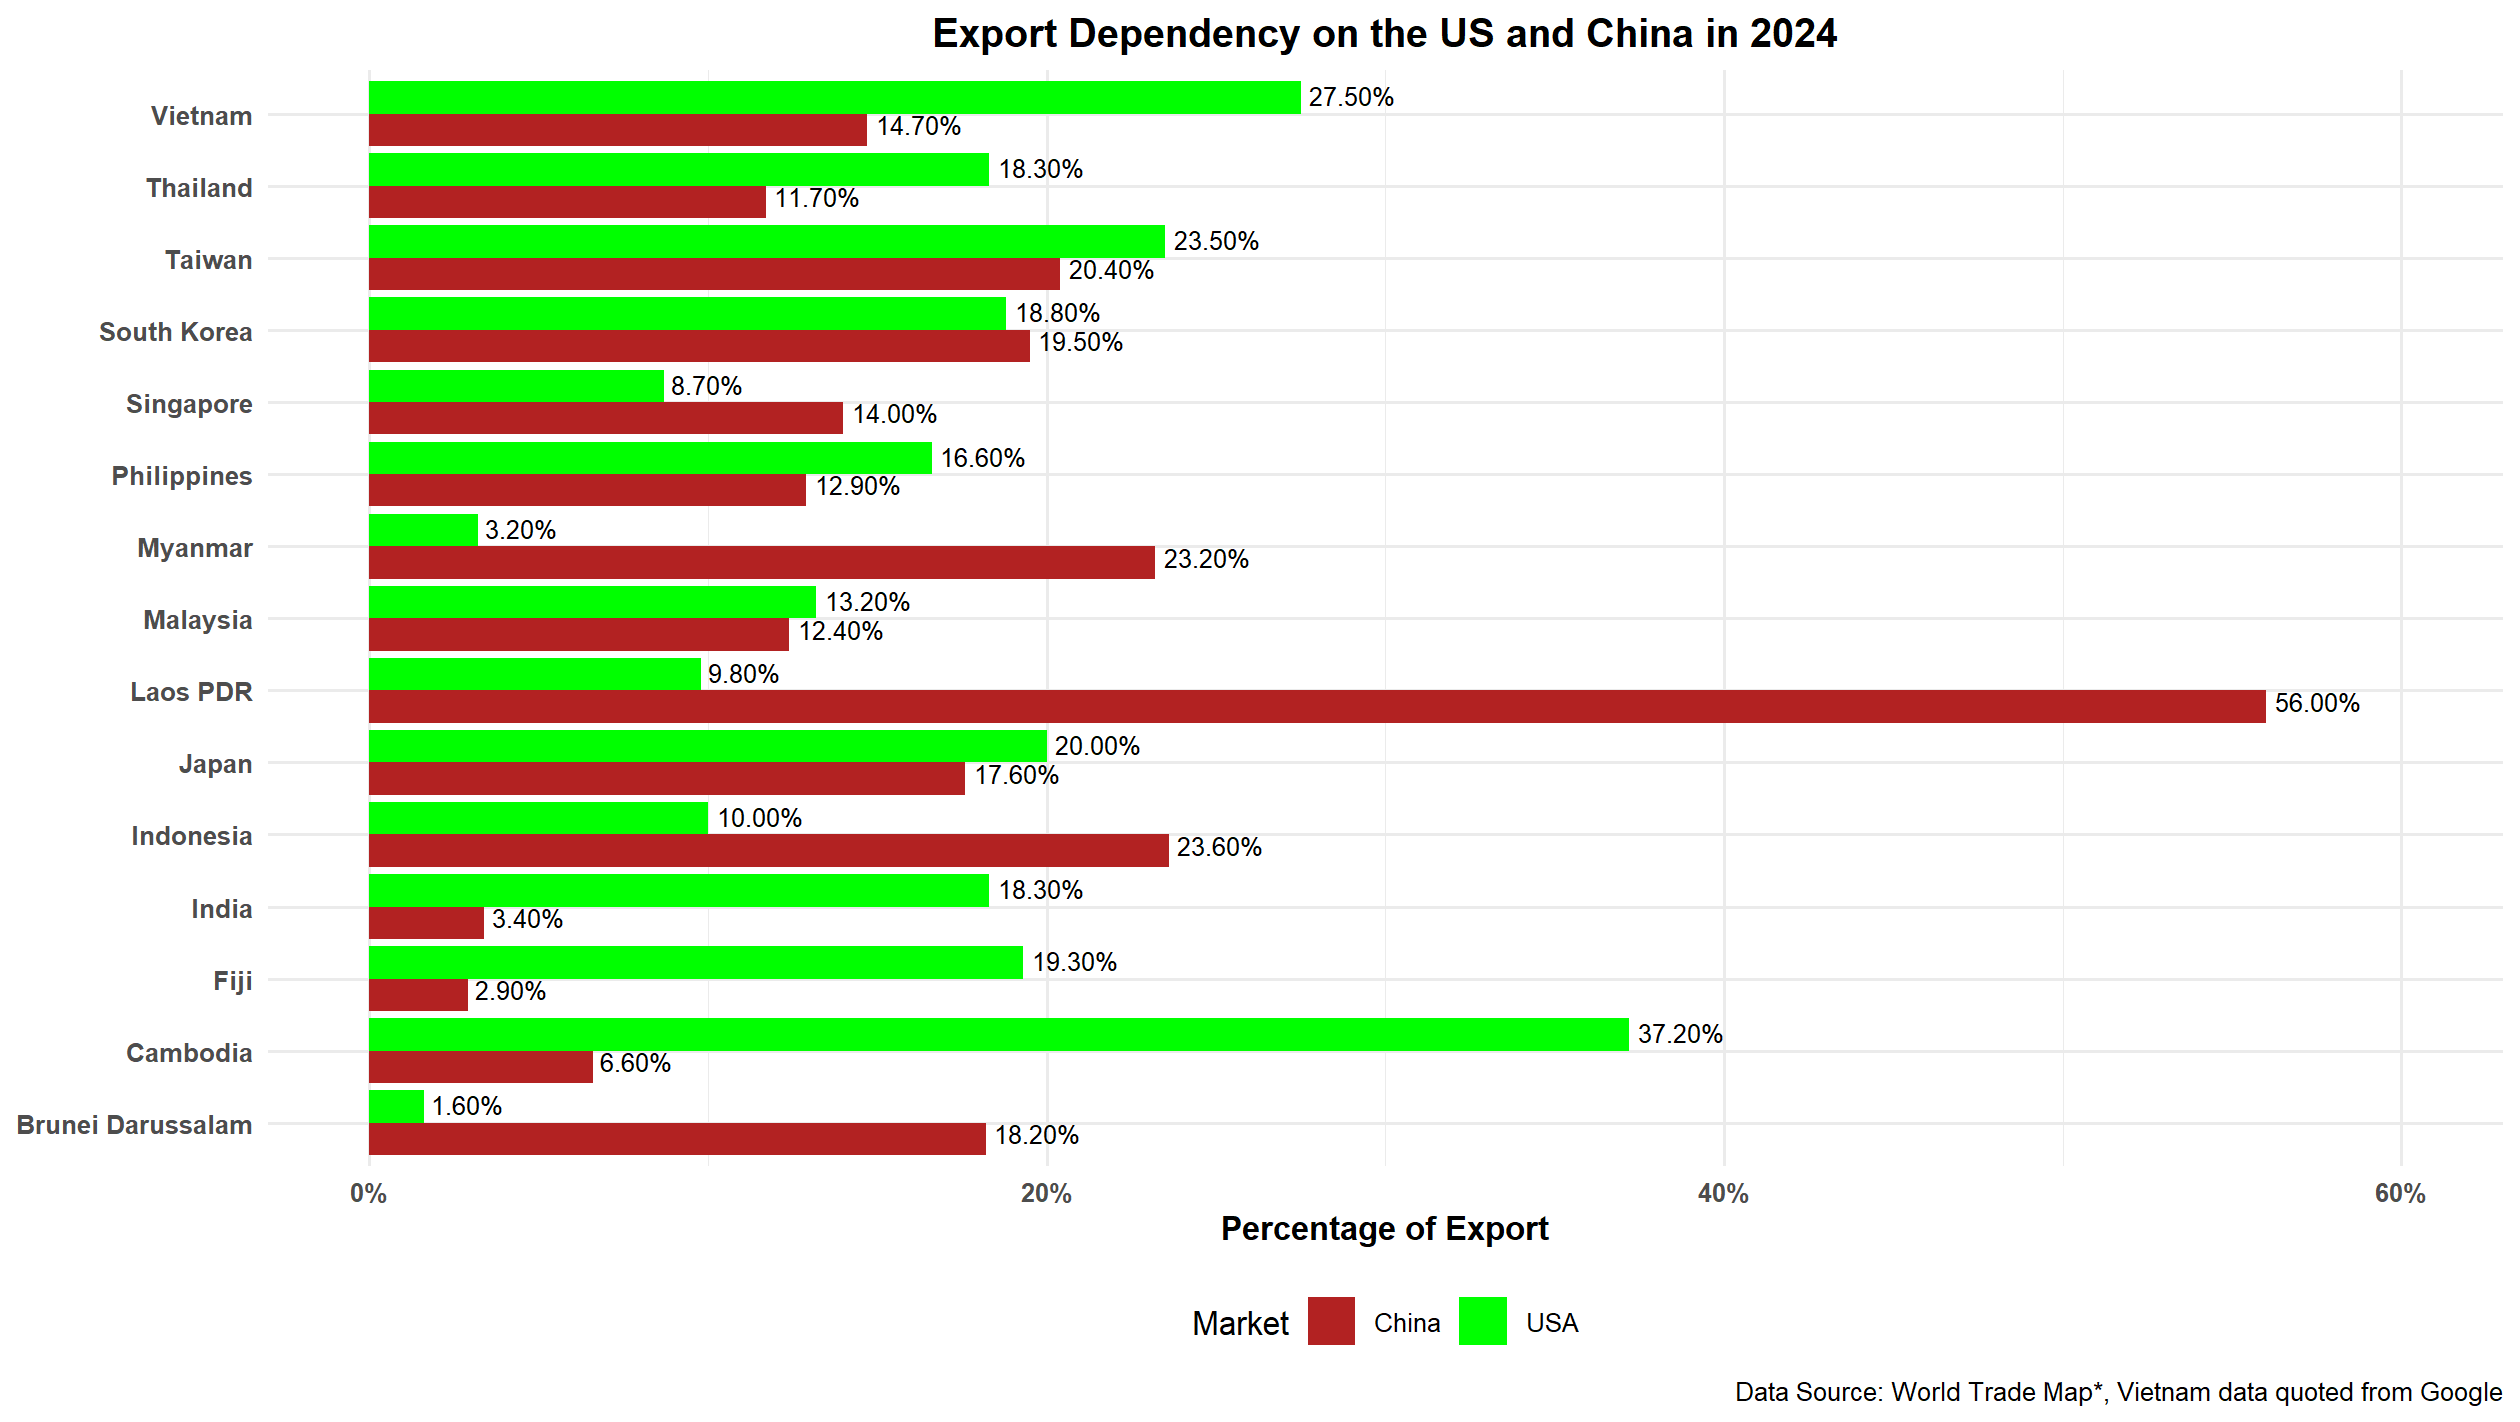

Recreate this plot in R.
library(readxl)
library(dplyr)
library(tidyr)
library(ggplot2)
library(scales)

# Load Excel
ExportDependency_data <- read_excel("C:/Users/User/OneDrive/Documents/Chow_research/ExportDependency2024/ExportDependency2024.xlsx", sheet = 1)


# Extract values for all countries
export_values <- data.frame(
  Country = c(
    "Japan", "South Korea", "Brunei Darussalam", "Fiji", 
    "India", "Indonesia", "Cambodia","Laos PDR", "Philippines", 
    "Singapore", "Thailand", "Vietnam", "Malaysia", "Taiwan", "Myanmar"
  ),
  China = c(
    ExportDependency_data[[2]][9],
    ExportDependency_data[[2]][18],
    ExportDependency_data[[2]][27],
    ExportDependency_data[[2]][37],
    ExportDependency_data[[2]][47],
    ExportDependency_data[[2]][57],
    ExportDependency_data[[2]][67],
    ExportDependency_data[[2]][77],
    ExportDependency_data[[2]][87],
    ExportDependency_data[[2]][97],
    ExportDependency_data[[2]][107],
    ExportDependency_data[[2]][117],
    ExportDependency_data[[2]][127],
    ExportDependency_data[[2]][137],
    ExportDependency_data[[2]][147]
  ),
  USA = c(
    ExportDependency_data[[2]][10],
    ExportDependency_data[[2]][19],
    ExportDependency_data[[2]][28],
    ExportDependency_data[[2]][38],
    ExportDependency_data[[2]][48],
    ExportDependency_data[[2]][58],
    ExportDependency_data[[2]][68],
    ExportDependency_data[[2]][78],
    ExportDependency_data[[2]][88],
    ExportDependency_data[[2]][98],
    ExportDependency_data[[2]][108],
    ExportDependency_data[[2]][118],
    ExportDependency_data[[2]][128],
    ExportDependency_data[[2]][138],
    ExportDependency_data[[2]][148]
  )
)

# Convert to numeric (important)
export_values <- export_values %>%
  mutate(across(c(China, USA), ~ round(as.numeric(.), 3)))

# Convert to long format for ggplot
export_long <- export_values %>%
  pivot_longer(cols = c("China", "USA"), names_to = "Market", values_to = "Dependency")

ggplot(export_long, aes(x = Country, y = Dependency, fill = Market)) +
  geom_bar(stat = "identity", position = position_dodge(width = 0.9)) +
  scale_fill_manual(values = c("China" = "firebrick", "USA" = "green")) +
  labs(
    caption = "Data Source: World Trade Map*, Vietnam data quoted from Google",
    title = "Export Dependency on the US and China in 2024",
    y = "Percentage of Export",
    x = NULL
  ) +
  theme_minimal() +
  theme(
    axis.text.x = element_text(angle = 0, hjust = 0.5, face = "bold"),
    axis.text.y = element_text(face = "bold"),
    axis.title.x = element_text(face = "bold"),
    plot.title = element_text(hjust = 0.5, face = "bold"),
    legend.position = "bottom"
  ) +
  geom_text(
    aes(label = percent(Dependency)),
    position = position_dodge(width = 0.8),
    hjust = -0.1,
    vjust = 0.3,
    size = 3
  ) +
  scale_y_continuous(labels = percent_format(accuracy = 1), limits = c(0, 0.6)) +
  coord_flip()
